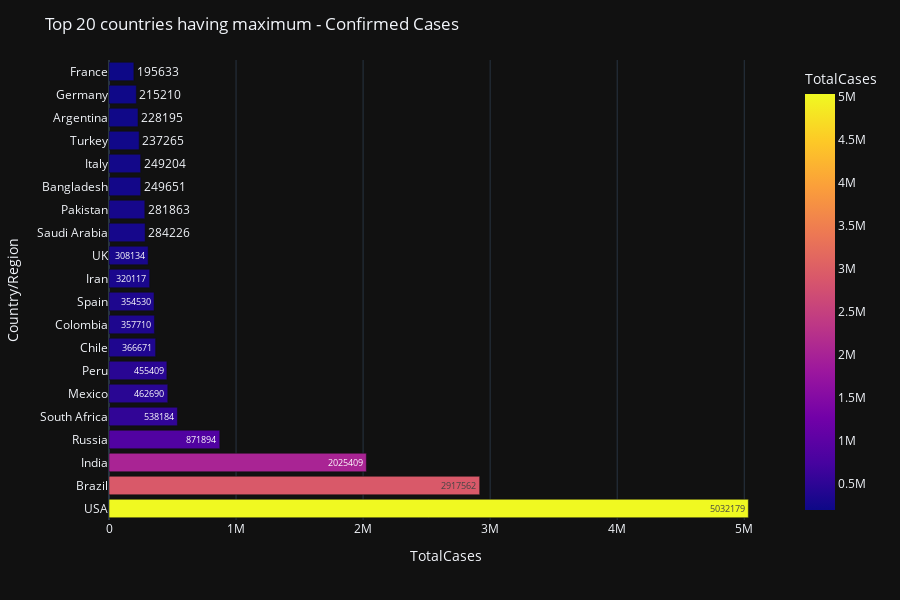

The notebook cell this image was saved under:
### Code cell
fig3 = px.bar(world_data.iloc[0:20], y='Country/Region', x='TotalCases',color='TotalCases',text='TotalCases')
fig3.update_layout(template='plotly_dark', title_text='Top 20 countries having maximum - Confirmed Cases',height=600)
fig3.show()

### Figure 1 — Plotly figure (JSON) as saved in the notebook; plotly's stock layout.template omitted (floating-point values rounded to 4 significant figures)
{"data": [{"alignmentgroup": "True", "hovertemplate": "TotalCases=%{marker.color}<br>Country/Region=%{y}<extra></extra>", "legendgroup": "", "marker": {"color": [5032179, 2917562, 2025409, 871894, 538184, 462690, 455409, 366671, 357710, 354530, 320117, 308134, 284226, 281863, 249651, 249204, 237265, 228195, 215210, 195633], "coloraxis": "coloraxis", "pattern": {"shape": ""}}, "name": "", "offsetgroup": "", "orientation": "h", "showlegend": false, "text": [5032179, 2917562, 2025409, 871894, 538184, 462690, 455409, 366671, 357710, 354530, 320117, 308134, 284226, 281863, 249651, 249204, 237265, 228195, 215210, 195633], "textposition": "auto", "type": "bar", "x": [5032179, 2917562, 2025409, 871894, 538184, 462690, 455409, 366671, 357710, 354530, 320117, 308134, 284226, 281863, 249651, 249204, 237265, 228195, 215210, 195633], "xaxis": "x", "y": ["USA", "Brazil", "India", "Russia", "South Africa", "Mexico", "Peru", "Chile", "Colombia", "Spain", "Iran", "UK", "Saudi Arabia", "Pakistan", "Bangladesh", "Italy", "Turkey", "Argentina", "Germany", "France"], "yaxis": "y"}], "layout": {"barmode": "relative", "coloraxis": {"colorbar": {"title": {"text": "TotalCases"}}, "colorscale": [[0, "#0d0887"], [0.1111, "#46039f"], [0.2222, "#7201a8"], [0.3333, "#9c179e"], [0.4444, "#bd3786"], [0.5556, "#d8576b"], [0.6667, "#ed7953"], [0.7778, "#fb9f3a"], [0.8889, "#fdca26"], [1, "#f0f921"]]}, "height": 600, "legend": {"tracegroupgap": 0}, "margin": {"t": 60}, "title": {"text": "Top 20 countries having maximum - Confirmed Cases"}, "xaxis": {"anchor": "y", "domain": [0, 1], "title": {"text": "TotalCases"}}, "yaxis": {"anchor": "x", "domain": [0, 1], "title": {"text": "Country/Region"}}}}
